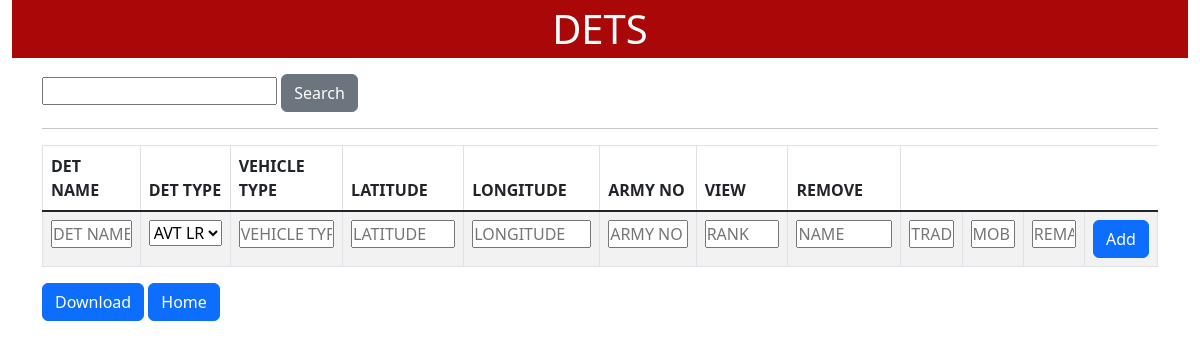
The app's page /dets (signed in), older data.
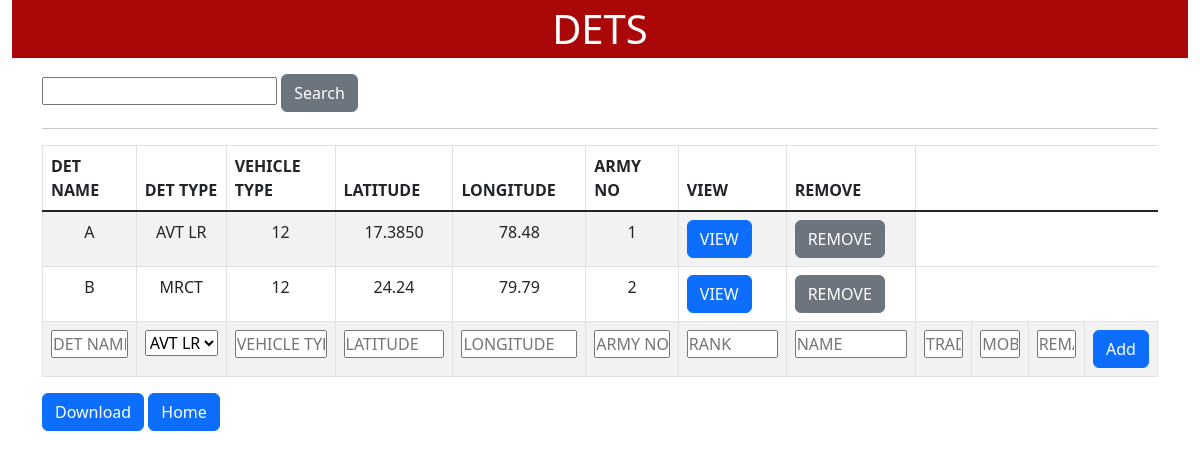
The same page, newer data.
### tables this page shows
CREATE TABLE dets(
            ZZZ INTEGER NOT NULL PRIMARY KEY AUTOINCREMENT,
            A text,B text,C text,D text,E text,F text,G text,H text,I text,J text,K text
        );

### app.py (the view, shortened to what this page needs)
@app.route('/dets', methods = ["PUT", "GET", "POST"])
@login_required
def dets(name = "dets"):
    headers_all = tables[name]['columns']
    headers = headers_all[:6]
    data = load(
        table_name = name,
        keys = headers,
        value = request.args.get('search', '')
    )
    return render_template(
        "dets.html",
        table = data,
        choices = choices,
        headers = ["ZZZ"] + [(name, get_type(name)) for name in headers],
        headers_all = [(name, get_type(name)) for name in headers_all],
        title = " ".join(name.split("_")).upper(),
        name = name,
        search_key = request.args.get("search", "")
    )

### app.py (called while the page is built)
def login_required(func):
    @wraps(func)
    def m_func(*args, **kwargs):
        user = session.get("name", "newbie")
        if user == "newbie":
            return redirect("/login")
        if user != "admin":
            return "Your Not Admin"
        return func(*args, **kwargs)
    return m_func

### data.py (called while the page is built)
def get_type(name, production = False):
    Opts = {'select' : 'text', 'number' : 'integer'}
    if name not in type:
        if "DATE" in name:
            return "date"
        if name == "ZZZ":
            return "number"
        return "text"
    c_type = type[name]
    return Opts[c_type] if production and c_type in Opts else c_type

### lib.py (called while the page is built)
def load(table_name, keys = "", value = "", search_col = -1):
    table = tables[table_name]
    key = chr((table['search_column'] if search_col == -1 else search_col)  + 65)
    keys = [chr(65 + table['columns'].index(key)) for key in keys]
    key_name = table['columns'][table['search_column']]
    with connect('database.db') as con:
        cmd = f'SELECT { ",".join(["ZZZ"] + keys)} FROM {table_name}'
        if value != "":
            cmd += f" WHERE {key}"
            if get_type(key_name) == "number":
                cmd += f" = {cast_type(key_name, value)}"
            else :
                cmd += f" LIKE '%{value}%'"
        cmd += ';'
        path = 'static/files/csv/download.csv'
        df = pd.DataFrame(pd.read_sql_query(cmd, con), columns=keys)
        df.to_csv(path)
        cur = con.cursor()
        cur.execute(cmd)
        return cur.fetchall()

### templates/dets.html (shortened to what this page needs)
{% extends 'layout.html' %}
{% block title_head %}{{ title }}{% endblock %}
{% block body %}
    <div class="container">
        <form>
            <input type="search" name="search" id="search" class="input-text" value = "{% if search_key %}{{search_key}}{% endif %}">
            <input type="submit" value="Search" class="btn btn-secondary">
            <hr>
        </form>
        <table class="table table-striped table-bordered table-hover">
            <thead>
                <tr>
                    {% for i in range(1, headers|length) %}
                        <th scope="col"> {{ headers[i][0] }} </th>
                    {% endfor %}
                    <th scope="col">VIEW</th>
                    <th scope="col">REMOVE</th>
                </tr>
            </thead>
            <tbody class="table-group-divider">
                {% for row in table %}
                    <tr scope="row" class="table-data">
                        <form method="post" action="/dets/{{ row[1] }}">
                            {% for i in range(1, row|length) %}
                                <td class="table-data text-center">{{ row[i] }}</td>
                            {% endfor %}
                            <td class="m-0"><input type="submit" value="VIEW" class="btn btn-primary"></td>
                        </form>
                        <td class="m-0">
                            <form method="post">
                                <input type="submit" value="REMOVE" class="btn btn-secondary rounded">
                            </form>
                        </td>
                    </tr>
                {% endfor %}
                <form method = "POST">
                    <tr scope="row">
                        <div >
                            {% for i in range(headers_all|length) %}
                                <td class="table-data" >
                                    {% if headers_all[i][1] == "select" %}
                                        <select name="{{ headers_all[i][0] }}" id="{{ headers_all[i][0] }}">
                                            {% for type in choices[headers_all[i][0]] %}
                                                <option value="{{ type }}">{{ type }}</option>
                                            {% endfor %}
                                        </select>
                                    {% else %}
                                        <input type="{{ headers_all[i][1] }}" name="{{ headers_all[i][0] }}" placeholder="{{ headers_all[i][0] }}" id="{{ headers_all[i][0] }}" class="m-0 w-100" required>
                                    {% endif %}
                                </td>
                            {% endfor %}
                                <td><input type="submit" value="Add" class="btn btn-primary m-0"></td>
                        </div>
                    </tr>
                </form>
            </tbody>
        </table>
        <a href="/download/{{ name }}" class="btn btn-primary">Download</a>
        <a href="/" class="btn btn-primary">Home</a>
    </div>
{% endblock %}

### templates/layout.html (shortened to what this page needs)
<!DOCTYPE html>
<html lang="en">
<head>
    <link href="https://cdn.jsdelivr.net/npm/bootstrap@5.2.0/dist/css/bootstrap.min.css" rel="stylesheet">
    <link rel="stylesheet" href="{{ url_for('static', filename = 'css/style.css')}}">
</head>
<body>
    <div class="container-fluid">
        <div class="title-bar">
            <h1 class="heading">{% block title_head %}RRCC Software Module {% endblock %}</h1>
        </div>
        {% block body %}{% endblock %}
    </div>
</body>
</html>

### static/css/style.css (style rules this page uses)
* { box-sizing: border-box; margin: 0; padding: 0; }
.title-bar { background-color: rgb(170, 8, 8); margin-bottom: 1rem; justify-content: center; }
.title-bar h1 { color: #ffff; display: flex; padding: 5px 5px; justify-content: center; font-size: 40px; }

Row changes from the older to the newer data that the page shows:
added dets: A "A" "AVT LR" "12" "17.3850" "78.48" "1"
added dets: A "B" "MRCT" "12" "24.24" "79.79" "2"
